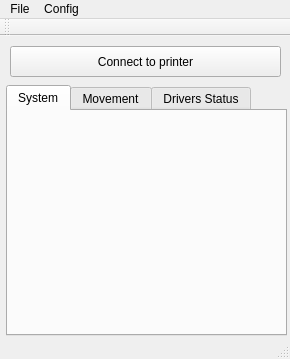
<?xml version="1.0" encoding="UTF-8"?>
<ui version="4.0">
 <class>MainWindow</class>
 <widget class="QMainWindow" name="MainWindow">
  <property name="geometry">
   <rect>
    <x>0</x>
    <y>0</y>
    <width>290</width>
    <height>359</height>
   </rect>
  </property>
  <property name="windowTitle">
   <string>NESTIMO Printer Server</string>
  </property>
  <widget class="QWidget" name="centralWidget">
   <widget class="QPushButton" name="connectButton">
    <property name="geometry">
     <rect>
      <x>10</x>
      <y>10</y>
      <width>271</width>
      <height>31</height>
     </rect>
    </property>
    <property name="text">
     <string>Connect to printer</string>
    </property>
   </widget>
   <widget class="QTabWidget" name="tabWidget">
    <property name="geometry">
     <rect>
      <x>6</x>
      <y>49</y>
      <width>281</width>
      <height>251</height>
     </rect>
    </property>
    <property name="currentIndex">
     <number>0</number>
    </property>
    <widget class="QWidget" name="tab">
     <attribute name="title">
      <string>System</string>
     </attribute>
    </widget>
    <widget class="QWidget" name="tab2">
     <attribute name="title">
      <string>Movement</string>
     </attribute>
    </widget>
    <widget class="QWidget" name="tab_2">
     <attribute name="title">
      <string>Drivers Status</string>
     </attribute>
    </widget>
   </widget>
  </widget>
  <widget class="QMenuBar" name="menuBar">
   <property name="geometry">
    <rect>
     <x>0</x>
     <y>0</y>
     <width>290</width>
     <height>21</height>
    </rect>
   </property>
   <widget class="QMenu" name="menuFile">
    <property name="title">
     <string>File</string>
    </property>
   </widget>
   <widget class="QMenu" name="menuConfig">
    <property name="title">
     <string>Config</string>
    </property>
    <addaction name="actionCommunication"/>
   </widget>
   <addaction name="menuFile"/>
   <addaction name="menuConfig"/>
  </widget>
  <widget class="QToolBar" name="mainToolBar">
   <attribute name="toolBarArea">
    <enum>TopToolBarArea</enum>
   </attribute>
   <attribute name="toolBarBreak">
    <bool>false</bool>
   </attribute>
  </widget>
  <widget class="QStatusBar" name="statusBar"/>
  <action name="actionCommunication">
   <property name="text">
    <string>Communication</string>
   </property>
  </action>
 </widget>
 <layoutdefault spacing="6" margin="11"/>
 <resources/>
 <connections/>
</ui>
